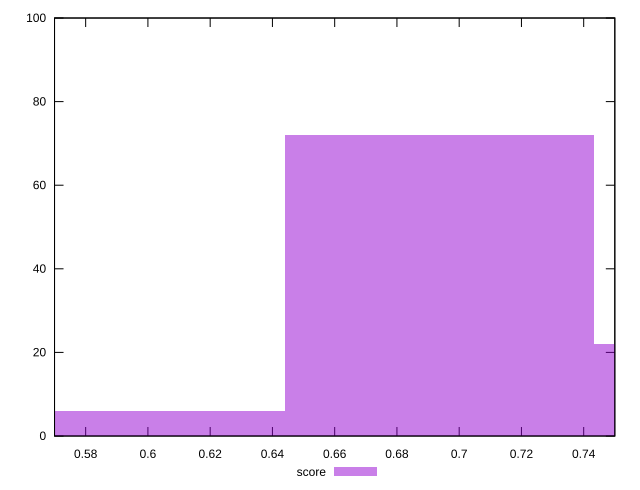

Write the gnuplot code that produced this figure.
reset

$score <<EOF
0.5946225000290829 6
0.6937262500339301 72
0.7928300000387772 22
EOF

set key outside below
set boxwidth 0.09910375000484715
set xrange [0.57:0.75]
set yrange [0:100]
set trange [0:100]
set style fill transparent solid 0.5 noborder
set terminal svg size 640, 490 enhanced background rgb 'white'
set output "report_00017_2021-02-10T15-08-03.406Z/uses-webp-images/samples/pages+cached/score/histogram.svg"

plot $score title "score" with boxes

reset
